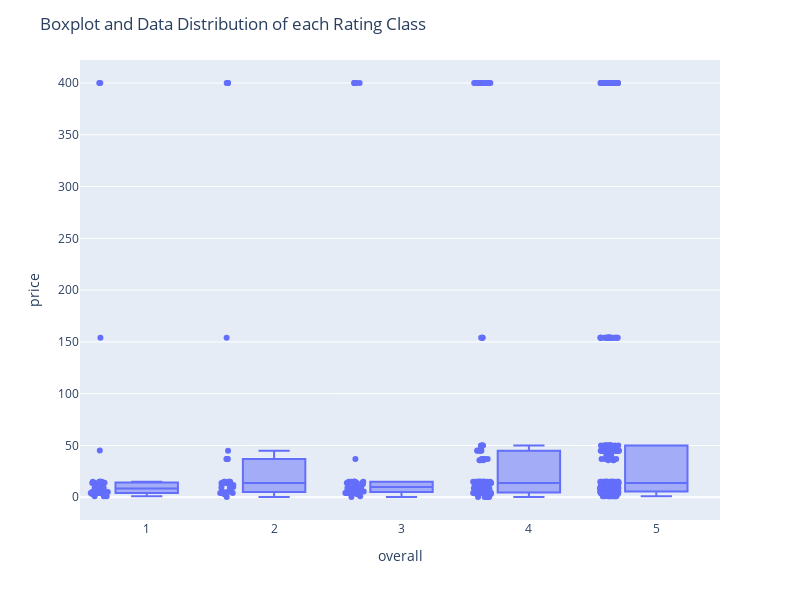

The code cell stored with this chart in its notebook:
### Markdown cell above
I see that you have a density plot for price, but you can maybe try adding dimensionality to plots with aggregations. Most of the time, a simple density plot will not bring a lot of data insights to stakeholders. 
More dimension and break downs will convince your target audience 

Interesting enough, expensive products are rated higher ! Product Quality?!

### Code cell
import plotly.express as px

# values = []
# for i in [1,2]:
#     values.append(df_merged.loc[df_merged.overall==i].price.to_numpy())

group_labels = ['Group 1', 'Group 2', 'Group 3', 'Group 4', 'Group 5']
# lets sample. Too naive to plot raw data points - its too large
fig = px.box(df_merged, x="overall", y="price", points="all")
fig.update_layout(
    title_text="Boxplot and Data Distribution of each Rating Class",
    autosize=True,
    width=800,
    height=600
)
fig

### Figure 1 — Plotly figure (JSON) as saved in the notebook; plotly's stock layout.template omitted (floating-point values rounded to 4 significant figures; data arrays with more than 128 entries replaced by an {"elided": "..."} marker saying what was removed)
{"data": [{"alignmentgroup": "True", "boxpoints": "all", "hovertemplate": "overall=%{x}<br>price=%{y}<extra></extra>", "legendgroup": "", "marker": {"color": "#636efa"}, "name": "", "notched": false, "offsetgroup": "", "orientation": "v", "showlegend": false, "type": "box", "x": {"elided": "642 int values"}, "x0": " ", "xaxis": "x", "y": {"elided": "642 float values"}, "y0": " ", "yaxis": "y"}], "layout": {"autosize": true, "boxmode": "group", "height": 600, "legend": {"tracegroupgap": 0}, "margin": {"t": 60}, "title": {"text": "Boxplot and Data Distribution of each Rating Class"}, "width": 800, "xaxis": {"anchor": "y", "domain": [0, 1], "title": {"text": "overall"}}, "yaxis": {"anchor": "x", "domain": [0, 1], "title": {"text": "price"}}}}
